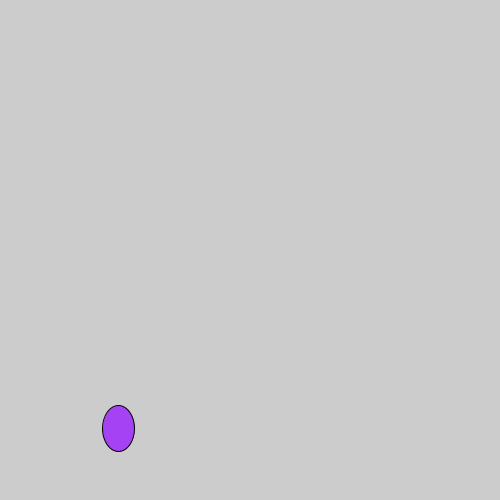
Frame 1 (no input)
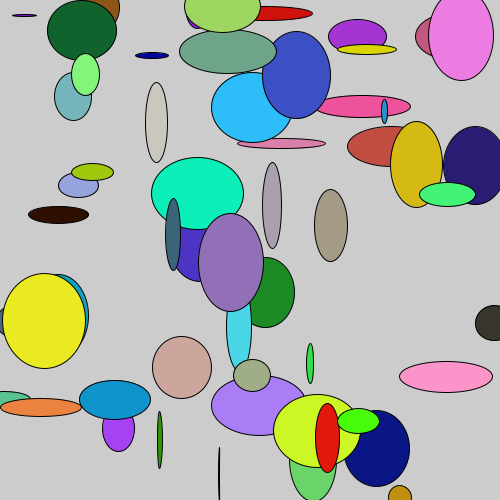
Frame 60 (the mouse pressed at the canvas centre just before this capture)
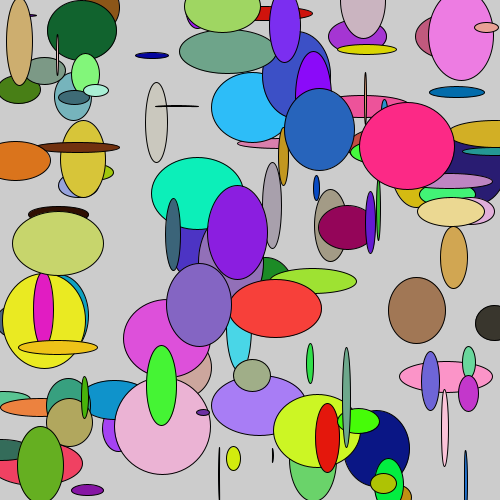
Frame 120 (the mouse held since frame 60 and released just before this capture)

The Processing sketch that drew these frames (run headless with seeded random() and noise(); from frame 60 on, the mouse is pressed at the canvas centre):

// Processing sketch: STUDIO2
// ── STUDIO2.pde
//ellipse (center-x, center-y, width, height) draw a ellipse
//fill(R, G, B); 0-255 fill in with color
//noFill() delete fill
//stroke(R, G, B); 0-255 fill in the outline with color
//noStroke() delete fill
//strokeWeight(x) change width of outline
//rect(center-x,center-y,width,height)
/*
stroke(234, 76, 54);
ellipse (25, 25, 30, 30);
fill (50, 72, 755);
stroke (255, 0, 0);
ellipse (75, 25, 30, 30);
fill (26, 185, 38);
noStroke();
ellipse (50, 80, 30, 30);
*/
void setup(){
  size(500,500);
  //frameRate(3);
}

void draw(){
  //background(0);
  fill( round(random(0,255)),round(random(0,255)),round(random(0,255)));
    ellipse(random(0,500),random(0,500),random(0,100),random(0,100));
    //ellipse(width/2,height/2,random(0,100),random(0,100));

}

/*
void setup(){
  size(500,500);
  noStroke();
  fill(96,181,222);
  rect(0,0,500,500);
  fill(142,142,142);
  rect(50,70,400,400);
  fill(247,237,212);
  rect(100,135,300,300);
  fill(237,177,24);
  rect(160,220,180,180);
}
*/
